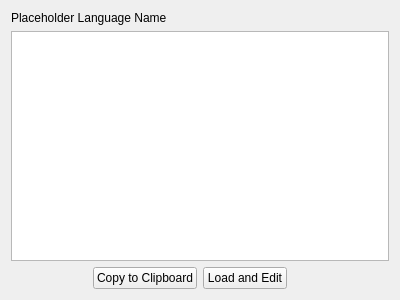
<?xml version="1.0" encoding="UTF-8"?>
<ui version="4.0">
 <class>ExampleDisplay</class>
 <widget class="QWidget" name="ExampleDisplay">
  <property name="geometry">
   <rect>
    <x>0</x>
    <y>0</y>
    <width>400</width>
    <height>300</height>
   </rect>
  </property>
  <property name="windowTitle">
   <string>ExampleDisplay</string>
  </property>
  <layout class="QVBoxLayout" name="verticalLayout">
   <item>
    <widget class="QLabel" name="exampleLanguageLabel">
     <property name="text">
      <string>Placeholder Language Name</string>
     </property>
    </widget>
   </item>
   <item>
    <widget class="QTextBrowser" name="exampleTextBrowser"/>
   </item>
   <item>
    <layout class="QHBoxLayout" name="buttonLayout">
     <item alignment="Qt::AlignRight">
      <widget class="QPushButton" name="copyButton">
       <property name="text">
        <string>Copy to Clipboard</string>
       </property>
      </widget>
     </item>
     <item alignment="Qt::AlignLeft">
      <widget class="QPushButton" name="loadAndEditButton">
       <property name="text">
        <string>Load and Edit</string>
       </property>
      </widget>
     </item>
    </layout>
   </item>
  </layout>
 </widget>
 <resources/>
 <connections/>
</ui>
